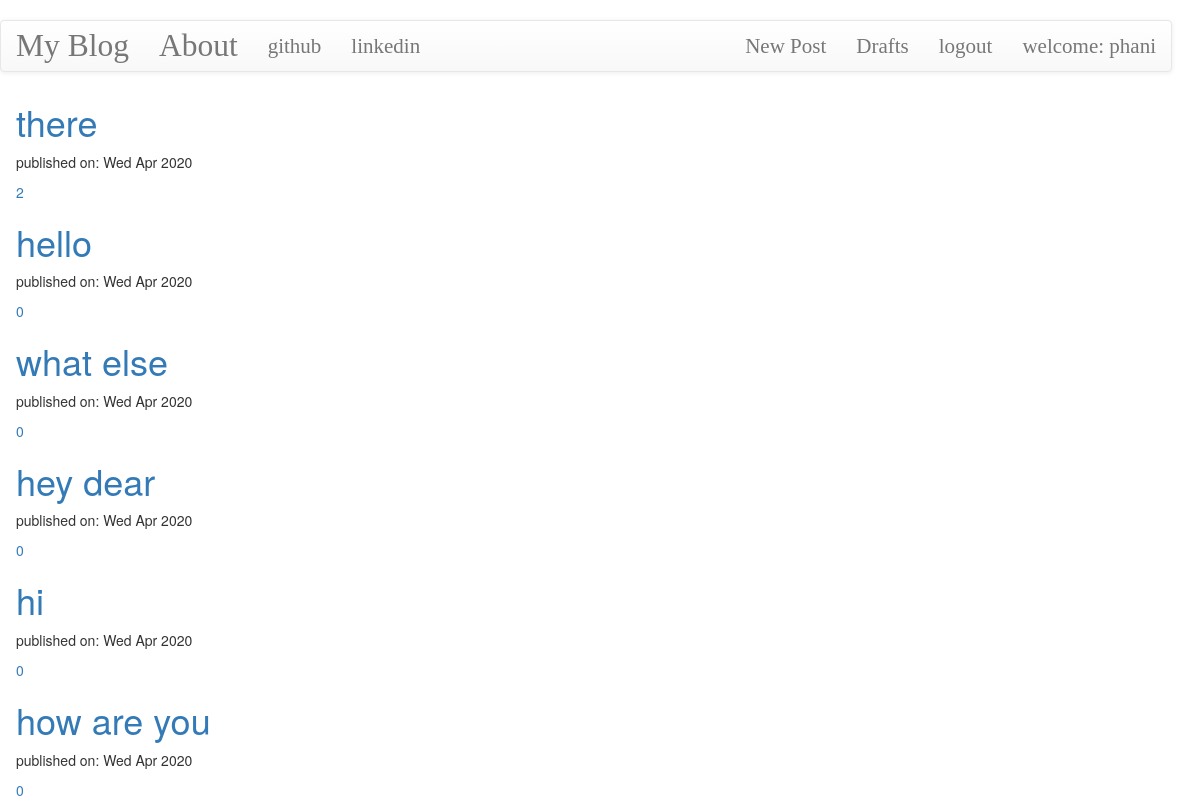
The app's page / (signed in) with its own data.
### blog/models.py (models this page shows, shortened)
class Post(models.Model):
    author = models.ForeignKey('auth.User',on_delete=models.CASCADE)
    title = models.CharField(max_length=200)
    text = models.TextField()
    create_date = models.DateTimeField(default=timezone.now)
    published_date = models.DateTimeField(blank=True,null=True)
    def approve_comments(self):
        return self.comments.filter(approved_comment=True)

### blog/views.py (the view)
# urls.py: path('',views.PostListView.as_view(),name='post_list'),
class PostListView(ListView):
    model = Post
    def get_queryset(self):
        return Post.objects.filter(published_date__lte=timezone.now()).order_by('-published_date')

### blog/templates/blog/post_list.html
﻿{% extends "blog/base.html" %}
{% block content %}
<div class="centerstage">
    {% for post in post_list %}
    <div class="post">
        <h1><a href="{% url 'post_detail' pk=post.pk %}">{{ post.title }}</a></h1>
        <div class="date">
            <p>published on: {{ post.published_date|date:'D M Y' }}</p>
        </div>
        <a href="{% url 'post_detail' pk=post.pk %}">{{ post.approve_comments.count }}</a>
    </div>
    {% endfor %}
</div>
{% endblock %}

### blog/templates/blog/base.html (shortened to what this page needs)
﻿<!DOCTYPE html>
{% load static %}
<html lang="en" xmlns="http://www.w3.org/1999/xhtml">
<head>
    <link rel="stylesheet" href="https://maxcdn.bootstrapcdn.com/bootstrap/3.3.7/css/bootstrap.min.css">
<link rel="stylesheet" href="https://maxcdn.bootstrapcdn.com/bootstrap/3.3.7/css/bootstrap-theme.min.css">
<link rel="stylesheet" href="{% static 'css/MediumEditor.css' %}" />
<link rel="stylesheet" href="//cdn.jsdelivr.net/npm/medium-editor@latest/dist/css/medium-editor.min.css" type="text/css" media="screen" charset="utf-8">
    <link rel="stylesheet" href="{% static 'css/blog.css' %}"/>
</head>
<body class="loader">
    <nav class="navbar navbar-default techfont custom-navbar">
     <div class="container">
         <ul class=" nav navbar-nav ">
             <li><a class="navbar-brand bigbrand" href="{% url 'post_list'%}">My Blog</a></li>
            <li><a class="navbar-link bigbrand" href="{% url 'about' %}">About</a></li>
            <li><a  href="https://www.github.com">github</a></li>
             <li><a  href="https://www.linkedin.com">linkedin</a></li>
         </ul>
         <ul class="nav navbar-nav navbar-right">
             {% if user.is_authenticated %}
             <li>
                 <a href="{% url 'post_new' %}">New Post</a>
             </li>
             <li>
                 <a href="{% url 'post_draft_list' %}">Drafts</a>
             </li>
             <li>
                 <a href="{% url 'logout' %}">logout</a>
             </li>
             <li>
                 <a>welcome: {{ user.username }}</a>
             </li>
             {% else %}
             <li><a class="nav navbar-right" href="{% url 'login' %}"><span class="glyphicon glyphicon-user"></span></a></li>
             {% endif %}
         </ul>
      </div>
        </nav>
    <div class="content container">
        <div class="row">
            <div class="col-md-8">
                <div class="blog_posts">
                    {% block content %}
                    {% endblock %}
                </div>
            </div>
        </div>
    </div>
</body>
</html>

### blog/static/css/blog.css (style rules this page uses)
.techfont { font-family: 'Playfair Display', serif; font-size: 1.5em; margin-bottom:10px; }
.bigbrand { font-size:1.5em; }
.centerstage { margin-left:auto; margin-right:auto; }
.loader { position: fixed; filter: hue-rotate(0deg); color: linear-gradient(#ffae42,#C6FFDD,#00ff88,#0088FF); animation: hue 10000ms infinite linear; }

### records on screen
Post: title "there", published_date "Wed Apr 2020", approve_comments.count "2"
Post: title "hello", published_date "Wed Apr 2020", approve_comments.count "0"
Post: title "what else", published_date "Wed Apr 2020", approve_comments.count "0"
Post: title "hey dear", published_date "Wed Apr 2020", approve_comments.count "0"
Post: title "hi", published_date "Wed Apr 2020", approve_comments.count "0"
Post: title "how are you", published_date "Wed Apr 2020", approve_comments.count "0"

### other values on screen
{{ user.username }} "phani"
